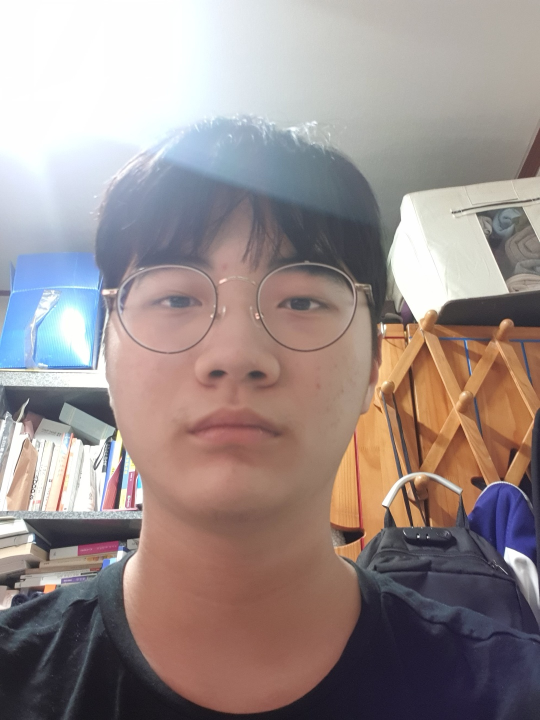
#> input picture mung.jpeg, 1080 x 1440 px (shown at 1/2 size)
$ python removal.py
#> lines starting #> are read from the running program, lines starting #| are printed output that depends on the picture
import cv2
import numpy as np
import matplotlib.pyplot as plt


img = cv2.imread('mung.jpeg', cv2.IMREAD_COLOR)
#> img is the input picture: shape (1440, 1080, 3); mean B, G, R 139, 141, 154.4
img = cv2.resize(img, dsize=(480, 480))
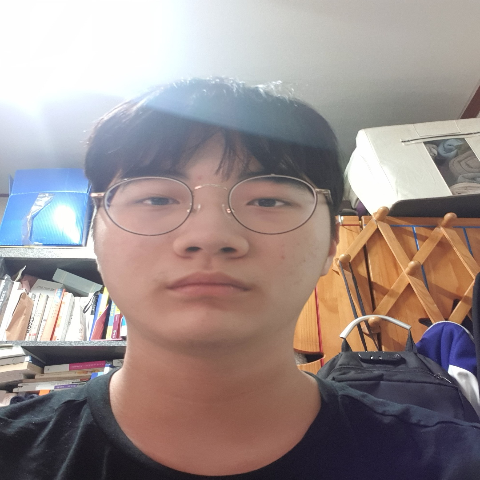
#> img: shape (480, 480, 3); mean B, G, R 139, 141, 154.4

mask = np.zeros(img.shape[:2],np.uint8)

bgdModel = np.zeros((1,65),np.float64)
fgdModel = np.zeros((1,65),np.float64)

rect = (50,50,450,290)
cv2.grabCut(img,mask,rect,bgdModel,fgdModel,5,cv2.GC_INIT_WITH_RECT)

mask2 = np.where((mask==2)|(mask==0),0,1).astype('uint8')
img = img*mask2[:,:,np.newaxis]
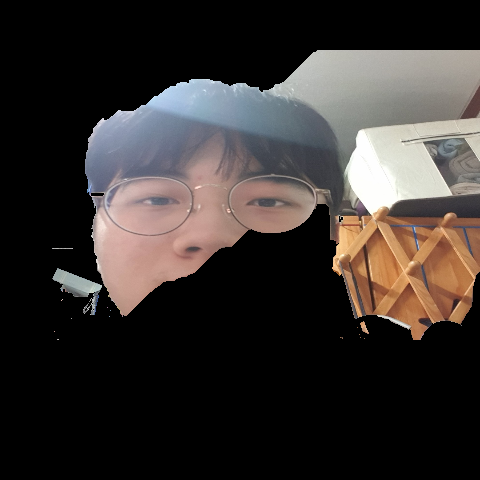
#> img: shape (480, 480, 3); mean B, G, R 47.4, 49.8, 55.3

plt.imshow(img),plt.colorbar(),plt.show()
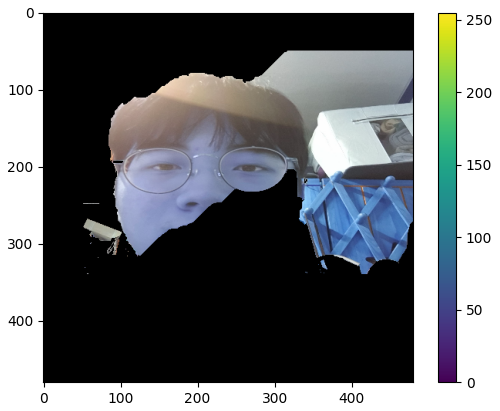
#> figure drawn by matplotlib, 2 panels; B, G, R data is drawn as R, G, B
